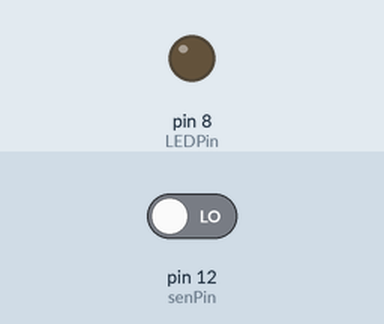
Simulated run of this sketch. Board: Arduino Uno, built with avr-gcc and run on an emulated ATmega328P. Parts: output pins drawn as LEDs (lit = HIGH). Inputs (shaded band) come from the test bench; at power-on: pin 12 (senPin) LOW.

Above: at 1.2 s.
1.3 s: pin 12 (senPin) driven HIGH
At 2.5 s:
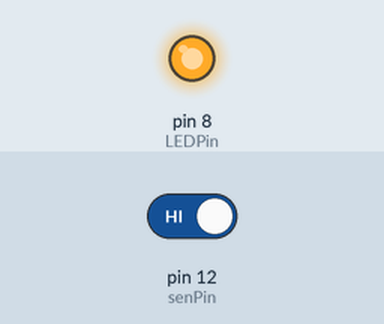
Timing chart, 0 to 4.3 s (numbered marks = the images above; inputs shaded):
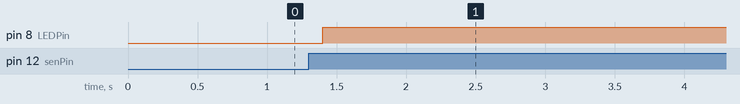

Measured:
- after the input at 1.3 s, pin 8 (LEDPin): LOW → HIGH after 0.10 s

The sketch:

toggle_switch.ino
```cpp
int LEDPin=8;
int senPin=12;
int buttonRead;
bool onf=LOW;
int tempo=100;
void setup() {
  // put your setup code here, to run once:
pinMode(LEDPin,OUTPUT);
pinMode(senPin,INPUT);
Serial.begin(9600);
}

void loop() {
  // put your main code here, to run repeatedly:
buttonRead = digitalRead(senPin);
digitalWrite(LEDPin,onf);
//Serial.println(buttonRead);
while(buttonRead==0){
  buttonRead = digitalRead(senPin);
  if(buttonRead==1){
    if(onf==LOW){
      onf=HIGH;
      }
      else{
        onf=LOW;
        }
    }
  }
delay(tempo);
}
```
